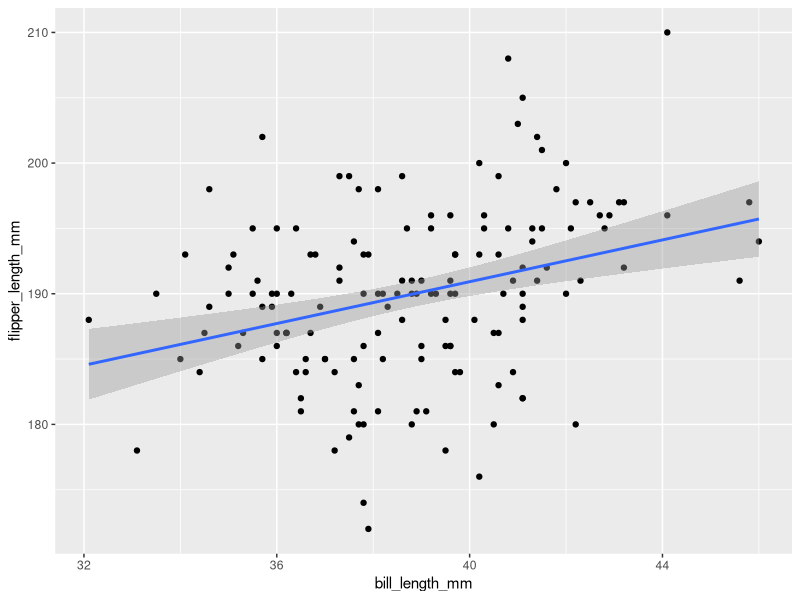

Recreate this plot in R.
#
# Analysis of Adelie penguins
# SEJ
# September 2023
#

library(palmerpenguins)
library(tidyverse)

data("penguins")

adelie <- filter(penguins, species == "Adelie")
glimpse(adelie)


model1 <- lm(flipper_length_mm ~ bill_length_mm, data = adelie)
summary(model1)

ggplot(adelie, aes(bill_length_mm, flipper_length_mm)) +
  geom_point() + 
  stat_smooth(method = "lm")

# added a comment

##Comment by Guillaume for test
